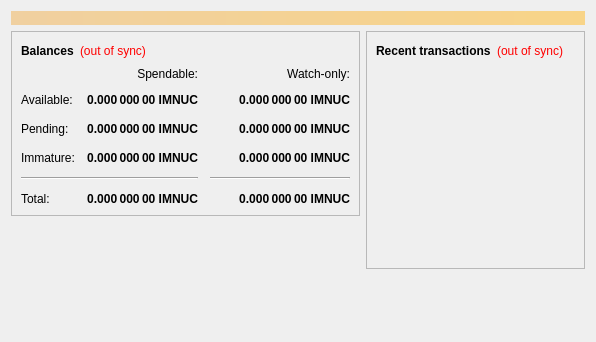
<?xml version="1.0" encoding="UTF-8"?>
<ui version="4.0">
 <class>OverviewPage</class>
 <widget class="QWidget" name="OverviewPage">
  <property name="geometry">
   <rect>
    <x>0</x>
    <y>0</y>
    <width>596</width>
    <height>342</height>
   </rect>
  </property>
  <property name="windowTitle">
   <string>Form</string>
  </property>
  <layout class="QVBoxLayout" name="topLayout">
   <item>
    <widget class="QLabel" name="labelAlerts">
     <property name="visible">
      <bool>false</bool>
     </property>
     <property name="styleSheet">
      <string notr="true">background-color: qlineargradient(x1: 0, y1: 0, x2: 1, y2: 0, stop:0 #F0D0A0, stop:1 #F8D488); color:#000000;</string>
     </property>
     <property name="wordWrap">
      <bool>true</bool>
     </property>
     <property name="margin">
      <number>3</number>
     </property>
    </widget>
   </item>
   <item>
    <layout class="QHBoxLayout" name="horizontalLayout" stretch="1,1">
     <item>
      <layout class="QVBoxLayout" name="verticalLayout_2">
       <item>
        <widget class="QFrame" name="frame">
         <property name="frameShape">
          <enum>QFrame::StyledPanel</enum>
         </property>
         <property name="frameShadow">
          <enum>QFrame::Raised</enum>
         </property>
         <layout class="QVBoxLayout" name="verticalLayout_4">
          <item>
           <layout class="QHBoxLayout" name="horizontalLayout_4">
            <item>
             <widget class="QLabel" name="label_5">
              <property name="font">
               <font>
                <weight>75</weight>
                <bold>true</bold>
               </font>
              </property>
              <property name="text">
               <string>Balances</string>
              </property>
             </widget>
            </item>
            <item>
             <widget class="QLabel" name="labelWalletStatus">
              <property name="cursor">
               <cursorShape>WhatsThisCursor</cursorShape>
              </property>
              <property name="toolTip">
               <string>The displayed information may be out of date. Your wallet automatically synchronizes with the Imnucoin network after a connection is established, but this process has not completed yet.</string>
              </property>
              <property name="styleSheet">
               <string notr="true">QLabel { color: red; }</string>
              </property>
              <property name="text">
               <string notr="true">(out of sync)</string>
              </property>
              <property name="alignment">
               <set>Qt::AlignLeading|Qt::AlignLeft|Qt::AlignVCenter</set>
              </property>
             </widget>
            </item>
            <item>
             <spacer name="horizontalSpacer_3">
              <property name="orientation">
               <enum>Qt::Horizontal</enum>
              </property>
              <property name="sizeHint" stdset="0">
               <size>
                <width>40</width>
                <height>20</height>
               </size>
              </property>
             </spacer>
            </item>
           </layout>
          </item>
          <item>
           <layout class="QGridLayout" name="gridLayout">
            <property name="spacing">
             <number>12</number>
            </property>
            <item row="2" column="2">
             <widget class="QLabel" name="labelWatchPending">
              <property name="font">
               <font>
                <weight>75</weight>
                <bold>true</bold>
               </font>
              </property>
              <property name="cursor">
               <cursorShape>IBeamCursor</cursorShape>
              </property>
              <property name="toolTip">
               <string>Unconfirmed transactions to watch-only addresses</string>
              </property>
              <property name="text">
               <string notr="true">0.000 000 00 IMNUC</string>
              </property>
              <property name="alignment">
               <set>Qt::AlignRight|Qt::AlignTrailing|Qt::AlignVCenter</set>
              </property>
              <property name="textInteractionFlags">
               <set>Qt::LinksAccessibleByMouse|Qt::TextSelectableByKeyboard|Qt::TextSelectableByMouse</set>
              </property>
             </widget>
            </item>
            <item row="2" column="1">
             <widget class="QLabel" name="labelUnconfirmed">
              <property name="font">
               <font>
                <weight>75</weight>
                <bold>true</bold>
               </font>
              </property>
              <property name="cursor">
               <cursorShape>IBeamCursor</cursorShape>
              </property>
              <property name="toolTip">
               <string>Total of transactions that have yet to be confirmed, and do not yet count toward the spendable balance</string>
              </property>
              <property name="text">
               <string notr="true">0.000 000 00 IMNUC</string>
              </property>
              <property name="alignment">
               <set>Qt::AlignRight|Qt::AlignTrailing|Qt::AlignVCenter</set>
              </property>
              <property name="textInteractionFlags">
               <set>Qt::LinksAccessibleByMouse|Qt::TextSelectableByKeyboard|Qt::TextSelectableByMouse</set>
              </property>
             </widget>
            </item>
            <item row="3" column="2">
             <widget class="QLabel" name="labelWatchImmature">
              <property name="font">
               <font>
                <weight>75</weight>
                <bold>true</bold>
               </font>
              </property>
              <property name="cursor">
               <cursorShape>IBeamCursor</cursorShape>
              </property>
              <property name="toolTip">
               <string>Mined balance in watch-only addresses that has not yet matured</string>
              </property>
              <property name="text">
               <string notr="true">0.000 000 00 IMNUC</string>
              </property>
              <property name="alignment">
               <set>Qt::AlignRight|Qt::AlignTrailing|Qt::AlignVCenter</set>
              </property>
              <property name="textInteractionFlags">
               <set>Qt::LinksAccessibleByMouse|Qt::TextSelectableByKeyboard|Qt::TextSelectableByMouse</set>
              </property>
             </widget>
            </item>
            <item row="4" column="0" colspan="2">
             <widget class="Line" name="line">
              <property name="orientation">
               <enum>Qt::Horizontal</enum>
              </property>
             </widget>
            </item>
            <item row="4" column="2">
             <widget class="Line" name="lineWatchBalance">
              <property name="sizePolicy">
               <sizepolicy hsizetype="Preferred" vsizetype="Fixed">
                <horstretch>0</horstretch>
                <verstretch>0</verstretch>
               </sizepolicy>
              </property>
              <property name="minimumSize">
               <size>
                <width>140</width>
                <height>0</height>
               </size>
              </property>
              <property name="orientation">
               <enum>Qt::Horizontal</enum>
              </property>
             </widget>
            </item>
            <item row="5" column="0">
             <widget class="QLabel" name="labelTotalText">
              <property name="text">
               <string>Total:</string>
              </property>
             </widget>
            </item>
            <item row="3" column="1">
             <widget class="QLabel" name="labelImmature">
              <property name="font">
               <font>
                <weight>75</weight>
                <bold>true</bold>
               </font>
              </property>
              <property name="cursor">
               <cursorShape>IBeamCursor</cursorShape>
              </property>
              <property name="toolTip">
               <string>Mined balance that has not yet matured</string>
              </property>
              <property name="text">
               <string notr="true">0.000 000 00 IMNUC</string>
              </property>
              <property name="alignment">
               <set>Qt::AlignRight|Qt::AlignTrailing|Qt::AlignVCenter</set>
              </property>
              <property name="textInteractionFlags">
               <set>Qt::LinksAccessibleByMouse|Qt::TextSelectableByKeyboard|Qt::TextSelectableByMouse</set>
              </property>
             </widget>
            </item>
            <item row="2" column="3">
             <spacer name="horizontalSpacer_2">
              <property name="orientation">
               <enum>Qt::Horizontal</enum>
              </property>
              <property name="sizeHint" stdset="0">
               <size>
                <width>40</width>
                <height>20</height>
               </size>
              </property>
             </spacer>
            </item>
            <item row="3" column="0">
             <widget class="QLabel" name="labelImmatureText">
              <property name="text">
               <string>Immature:</string>
              </property>
             </widget>
            </item>
            <item row="5" column="1">
             <widget class="QLabel" name="labelTotal">
              <property name="font">
               <font>
                <weight>75</weight>
                <bold>true</bold>
               </font>
              </property>
              <property name="cursor">
               <cursorShape>IBeamCursor</cursorShape>
              </property>
              <property name="toolTip">
               <string>Your current total balance</string>
              </property>
              <property name="text">
               <string notr="true">0.000 000 00 IMNUC</string>
              </property>
              <property name="alignment">
               <set>Qt::AlignRight|Qt::AlignTrailing|Qt::AlignVCenter</set>
              </property>
              <property name="textInteractionFlags">
               <set>Qt::LinksAccessibleByMouse|Qt::TextSelectableByKeyboard|Qt::TextSelectableByMouse</set>
              </property>
             </widget>
            </item>
            <item row="5" column="2">
             <widget class="QLabel" name="labelWatchTotal">
              <property name="font">
               <font>
                <weight>75</weight>
                <bold>true</bold>
               </font>
              </property>
              <property name="cursor">
               <cursorShape>IBeamCursor</cursorShape>
              </property>
              <property name="toolTip">
               <string>Current total balance in watch-only addresses</string>
              </property>
              <property name="text">
               <string notr="true">0.000 000 00 IMNUC</string>
              </property>
              <property name="alignment">
               <set>Qt::AlignRight|Qt::AlignTrailing|Qt::AlignVCenter</set>
              </property>
              <property name="textInteractionFlags">
               <set>Qt::LinksAccessibleByMouse|Qt::TextSelectableByKeyboard|Qt::TextSelectableByMouse</set>
              </property>
             </widget>
            </item>
            <item row="0" column="2">
             <widget class="QLabel" name="labelWatchonly">
              <property name="text">
               <string>Watch-only:</string>
              </property>
              <property name="alignment">
               <set>Qt::AlignRight|Qt::AlignTrailing|Qt::AlignVCenter</set>
              </property>
             </widget>
            </item>
            <item row="1" column="0">
             <widget class="QLabel" name="labelBalanceText">
              <property name="text">
               <string>Available:</string>
              </property>
             </widget>
            </item>
            <item row="1" column="1">
             <widget class="QLabel" name="labelBalance">
              <property name="font">
               <font>
                <weight>75</weight>
                <bold>true</bold>
               </font>
              </property>
              <property name="cursor">
               <cursorShape>IBeamCursor</cursorShape>
              </property>
              <property name="toolTip">
               <string>Your current spendable balance</string>
              </property>
              <property name="text">
               <string notr="true">0.000 000 00 IMNUC</string>
              </property>
              <property name="alignment">
               <set>Qt::AlignRight|Qt::AlignTrailing|Qt::AlignVCenter</set>
              </property>
              <property name="textInteractionFlags">
               <set>Qt::LinksAccessibleByMouse|Qt::TextSelectableByKeyboard|Qt::TextSelectableByMouse</set>
              </property>
             </widget>
            </item>
            <item row="1" column="2">
             <widget class="QLabel" name="labelWatchAvailable">
              <property name="font">
               <font>
                <weight>75</weight>
                <bold>true</bold>
               </font>
              </property>
              <property name="cursor">
               <cursorShape>IBeamCursor</cursorShape>
              </property>
              <property name="toolTip">
               <string>Your current balance in watch-only addresses</string>
              </property>
              <property name="text">
               <string notr="true">0.000 000 00 IMNUC</string>
              </property>
              <property name="alignment">
               <set>Qt::AlignRight|Qt::AlignTrailing|Qt::AlignVCenter</set>
              </property>
              <property name="textInteractionFlags">
               <set>Qt::LinksAccessibleByMouse|Qt::TextSelectableByKeyboard|Qt::TextSelectableByMouse</set>
              </property>
             </widget>
            </item>
            <item row="2" column="0">
             <widget class="QLabel" name="labelPendingText">
              <property name="text">
               <string>Pending:</string>
              </property>
             </widget>
            </item>
            <item row="0" column="1">
             <widget class="QLabel" name="labelSpendable">
              <property name="text">
               <string>Spendable:</string>
              </property>
              <property name="alignment">
               <set>Qt::AlignRight|Qt::AlignTrailing|Qt::AlignVCenter</set>
              </property>
             </widget>
            </item>
           </layout>
          </item>
         </layout>
        </widget>
       </item>
       <item>
        <spacer name="verticalSpacer">
         <property name="orientation">
          <enum>Qt::Vertical</enum>
         </property>
         <property name="sizeHint" stdset="0">
          <size>
           <width>20</width>
           <height>40</height>
          </size>
         </property>
        </spacer>
       </item>
      </layout>
     </item>
     <item>
      <layout class="QVBoxLayout" name="verticalLayout_3">
       <item>
        <widget class="QFrame" name="frame_2">
         <property name="frameShape">
          <enum>QFrame::StyledPanel</enum>
         </property>
         <property name="frameShadow">
          <enum>QFrame::Raised</enum>
         </property>
         <layout class="QVBoxLayout" name="verticalLayout">
          <item>
           <layout class="QHBoxLayout" name="horizontalLayout_2">
            <item>
             <widget class="QLabel" name="label_4">
              <property name="font">
               <font>
                <weight>75</weight>
                <bold>true</bold>
               </font>
              </property>
              <property name="text">
               <string>Recent transactions</string>
              </property>
             </widget>
            </item>
            <item>
             <widget class="QLabel" name="labelTransactionsStatus">
              <property name="cursor">
               <cursorShape>WhatsThisCursor</cursorShape>
              </property>
              <property name="toolTip">
               <string>The displayed information may be out of date. Your wallet automatically synchronizes with the Imnucoin network after a connection is established, but this process has not completed yet.</string>
              </property>
              <property name="styleSheet">
               <string notr="true">QLabel { color: red; }</string>
              </property>
              <property name="text">
               <string notr="true">(out of sync)</string>
              </property>
              <property name="alignment">
               <set>Qt::AlignRight|Qt::AlignTrailing|Qt::AlignVCenter</set>
              </property>
             </widget>
            </item>
            <item>
             <spacer name="horizontalSpacer">
              <property name="orientation">
               <enum>Qt::Horizontal</enum>
              </property>
              <property name="sizeHint" stdset="0">
               <size>
                <width>40</width>
                <height>20</height>
               </size>
              </property>
             </spacer>
            </item>
           </layout>
          </item>
          <item>
           <widget class="QListView" name="listTransactions">
            <property name="styleSheet">
             <string notr="true">QListView { background: transparent; }</string>
            </property>
            <property name="frameShape">
             <enum>QFrame::NoFrame</enum>
            </property>
            <property name="verticalScrollBarPolicy">
             <enum>Qt::ScrollBarAlwaysOff</enum>
            </property>
            <property name="horizontalScrollBarPolicy">
             <enum>Qt::ScrollBarAlwaysOff</enum>
            </property>
            <property name="selectionMode">
             <enum>QAbstractItemView::NoSelection</enum>
            </property>
           </widget>
          </item>
         </layout>
        </widget>
       </item>
       <item>
        <spacer name="verticalSpacer_2">
         <property name="orientation">
          <enum>Qt::Vertical</enum>
         </property>
         <property name="sizeHint" stdset="0">
          <size>
           <width>20</width>
           <height>40</height>
          </size>
         </property>
        </spacer>
       </item>
      </layout>
     </item>
    </layout>
   </item>
  </layout>
 </widget>
 <resources/>
 <connections/>
</ui>
